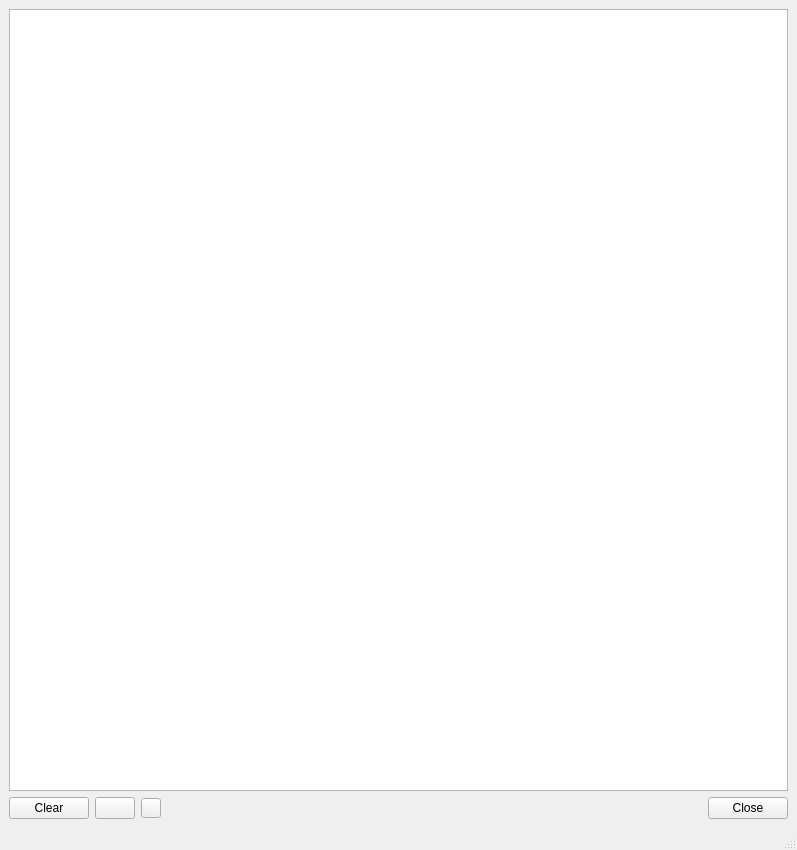
<?xml version="1.0" encoding="UTF-8"?>
<ui version="4.0">
 <class>MainWindow</class>
 <widget class="QMainWindow" name="MainWindow">
  <property name="geometry">
   <rect>
    <x>0</x>
    <y>0</y>
    <width>797</width>
    <height>850</height>
   </rect>
  </property>
  <property name="windowTitle">
   <string>MainWindow</string>
  </property>
  <widget class="QWidget" name="centralwidget">
   <layout class="QVBoxLayout" name="verticalLayout">
    <item>
     <widget class="QPlainTextEdit" name="log_text">
      <property name="plainText">
       <string/>
      </property>
     </widget>
    </item>
    <item>
     <layout class="QHBoxLayout" name="horizontalLayout">
      <item>
       <widget class="QPushButton" name="clear_pushButton">
        <property name="text">
         <string>Clear</string>
        </property>
       </widget>
      </item>
      <item>
       <widget class="QPushButton" name="refresh_pushButton">
        <property name="maximumSize">
         <size>
          <width>50</width>
          <height>50</height>
         </size>
        </property>
        <property name="text">
         <string/>
        </property>
       </widget>
      </item>
      <item>
       <widget class="QPushButton" name="settings_pushButton">
        <property name="minimumSize">
         <size>
          <width>20</width>
          <height>20</height>
         </size>
        </property>
        <property name="maximumSize">
         <size>
          <width>20</width>
          <height>20</height>
         </size>
        </property>
        <property name="text">
         <string/>
        </property>
       </widget>
      </item>
      <item>
       <spacer name="horizontalSpacer">
        <property name="orientation">
         <enum>Qt::Horizontal</enum>
        </property>
        <property name="sizeHint" stdset="0">
         <size>
          <width>40</width>
          <height>20</height>
         </size>
        </property>
       </spacer>
      </item>
      <item>
       <widget class="QPushButton" name="ok_pushButton">
        <property name="maximumSize">
         <size>
          <width>100</width>
          <height>50</height>
         </size>
        </property>
        <property name="text">
         <string>Close</string>
        </property>
       </widget>
      </item>
     </layout>
    </item>
   </layout>
  </widget>
  <widget class="QMenuBar" name="menubar">
   <property name="geometry">
    <rect>
     <x>0</x>
     <y>0</y>
     <width>797</width>
     <height>24</height>
    </rect>
   </property>
  </widget>
  <widget class="QStatusBar" name="statusbar"/>
  <action name="actionSave_as">
   <property name="text">
    <string>Save as ...</string>
   </property>
  </action>
 </widget>
 <resources/>
 <connections>
  <connection>
   <sender>ok_pushButton</sender>
   <signal>clicked()</signal>
   <receiver>MainWindow</receiver>
   <slot>close()</slot>
   <hints>
    <hint type="sourcelabel">
     <x>750</x>
     <y>797</y>
    </hint>
    <hint type="destinationlabel">
     <x>796</x>
     <y>790</y>
    </hint>
   </hints>
  </connection>
  <connection>
   <sender>refresh_pushButton</sender>
   <signal>clicked()</signal>
   <receiver>MainWindow</receiver>
   <slot>loading_logging_file()</slot>
   <hints>
    <hint type="sourcelabel">
     <x>137</x>
     <y>816</y>
    </hint>
    <hint type="destinationlabel">
     <x>176</x>
     <y>788</y>
    </hint>
   </hints>
  </connection>
  <connection>
   <sender>clear_pushButton</sender>
   <signal>clicked()</signal>
   <receiver>MainWindow</receiver>
   <slot>clear_clicked()</slot>
   <hints>
    <hint type="sourcelabel">
     <x>53</x>
     <y>796</y>
    </hint>
    <hint type="destinationlabel">
     <x>8</x>
     <y>757</y>
    </hint>
   </hints>
  </connection>
  <connection>
   <sender>settings_pushButton</sender>
   <signal>clicked()</signal>
   <receiver>MainWindow</receiver>
   <slot>launch_settings()</slot>
   <hints>
    <hint type="sourcelabel">
     <x>155</x>
     <y>801</y>
    </hint>
    <hint type="destinationlabel">
     <x>277</x>
     <y>802</y>
    </hint>
   </hints>
  </connection>
 </connections>
 <slots>
  <slot>save_as_clicked()</slot>
  <slot>loading_logging_file()</slot>
  <slot>clear_clicked()</slot>
  <slot>launch_settings()</slot>
 </slots>
</ui>
